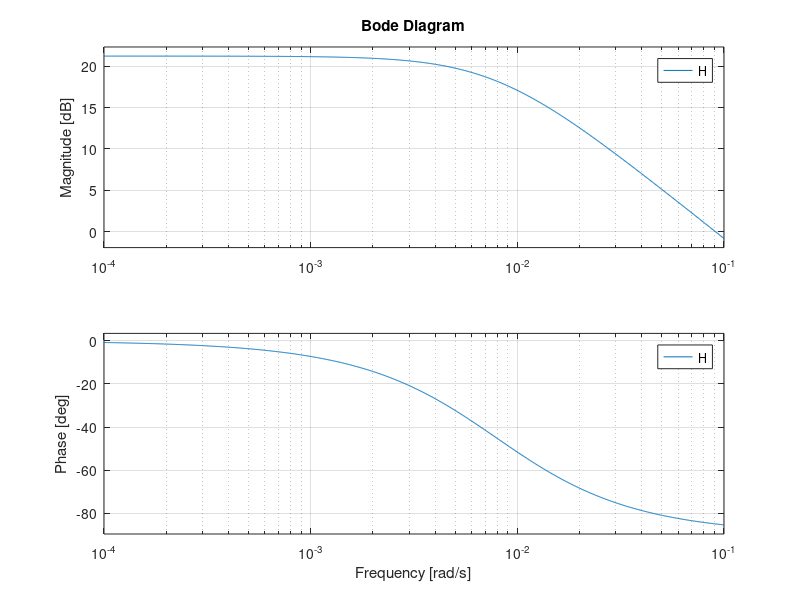
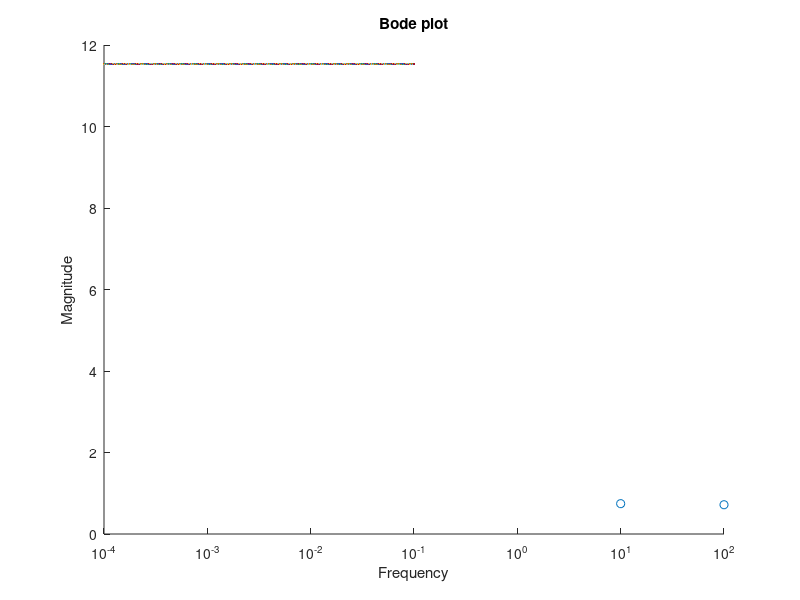
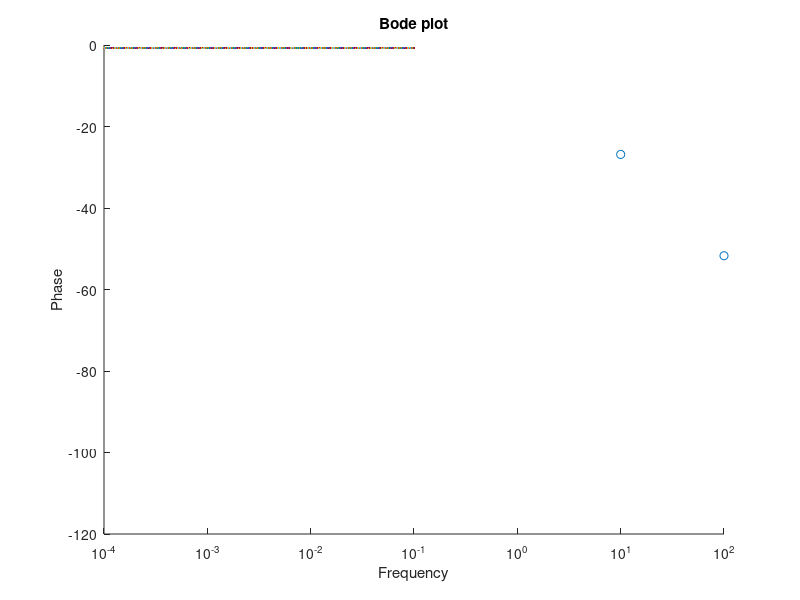

Reproduce these figures in MATLAB, in order.
% matlab 2020 b
% set up reference table
freq2amp = [];
freq2amp(1) = .2;
freq2amp(2) = .2;
freq2amp(3) = .2;
freq2amp(4) = .2;
freq2amp(5) = .2;
freq2amp(6) = .5;
freq2amp(7) = .5;
freq2amp(8) = .5;
freq2amp(9) = .5;
freq2amp(10) = .5;
freq2amp(20) = .9;
freq2amp(30) = .9;
freq2amp(40) = .9;
freq2amp(50) = .9;
freq2amp(60) = .9;
freq2amp(70) = .9;

list = dir("*.mat");
allNames = {list.name};

% to store values for bode plot
freq_mag_phase = zeros(length(allNames), 3);

if (false) 
    % for getting frequency, magnitude, and phase for the first time
    for k = 1 : length(allNames)
       % load all data from each file
       name = allNames{k};
       freq = str2double(extractBefore(name, "Hz"));
       data = load(name);
       time = data.output.time;
       in = data.output.CH1in;
       out = data.output.CH1out;
       sig = data.output.CH1sig; % should be equal to in

       % get speed
       pos = out;
       speed = deriv(pos);

       % plot speed and Vin
       clf();
       hold on;
       plot(time, sig);
       plot(time, speed);
       legend("sig", "speed");

       % get peak values
       title(strcat("get sig, freq = ", num2str(freq)));
       [sig_x, sig_y] = ginput_withZoom();
       title(strcat("get speed, freq = ", num2str(freq)));
       [sp_x, sp_y] = ginput_withZoom();

       % calculate magnitude ratio
       ratio = abs(sp_y)/abs(sig_y);

       % calculate phase
       period = 1/freq;
       diff = sig_x - sp_x;
       phase = (diff/period)*360;

       % store values
       freq_mag_phase(k, 1) = freq;
       freq_mag_phase(k, 2) = ratio;
       freq_mag_phase(k, 3) = phase;
       disp(freq_mag_phase(k, :));
    end

    freq_mag_phase = sortrows(freq_mag_phase);
    disp(freq_mag_phase);
end
% once you have frequency, magnitude, and phase values, you just initialize
% array with it
freq_mag_phase = [1.0000    0.7445  -26.8508;
    2.0000    0.7182  -51.7127;
    3.0000    0.7068  -64.6409;
    5.0000    0.0650  -59.6685;
    6.0000    0.0594  -69.6133;
    7.0000    0.0563  -83.5359;
    8.0000    0.0580  -79.5580;
    9.0000    0.0541  -81.3684;
   10.0000    0.0504  -98.1819;
   20.0000    0.0399  -49.7238;
   40.0000    0.0356  -76.7925;
   50.0000    0.0372  -82.9302;
   70.0000    0.0374 -105.2408];

% bode plot based on values from A2 and B4
Be = 0.055393;
Je = 7;
s = tf('s');
H = (.72*.887)/(Je*s + Be);
[mag, phase, wout] = bode(H);
clf();
bode(H);
saveas(gcf, "bode.png");

% plot magnitude
clf();
hold on;
mag = squeeze(mag(1,1,:));
plot(wout, mag);
scatter(freq_mag_phase(:, 1), freq_mag_phase(:, 2));
set(gca, 'XScale', 'log');
title("Bode plot");
xlabel("Frequency");
ylabel("Magnitude");
saveas(gcf, "bode-mag.png");

% plot phase
clf();
hold on;
phase = squeeze(phase(1,1,:));
plot(wout, phase);
scatter(freq_mag_phase(:, 1), freq_mag_phase(:, 3));
set(gca, 'XScale', 'log');
title("Bode plot");
xlabel("Frequency");
ylabel("Phase");
saveas(gcf, "bode-phase.png");

% ginput wrapper that lets user zoom
% [ to zoom out
% ] to zoom in
% enter to return
function [X, Y] = ginput_withZoom()
   X = 0; Y = 0;
   while 0<1
    [x,y,b] = ginput(1); 
    if isempty(b)
        break;
    elseif b==91
        ax = axis; width=ax(2)-ax(1); height=ax(4)-ax(3);
        axis([x-width/2 x+width/2 y-height/2 y+height/2]);
        zoom(1/2);
    elseif b==93
        ax = axis; width=ax(2)-ax(1); height=ax(4)-ax(3);
        axis([x-width/2 x+width/2 y-height/2 y+height/2]);
        zoom(2);    
    else
        X=x;
        Y=y;
    end
   end
end
